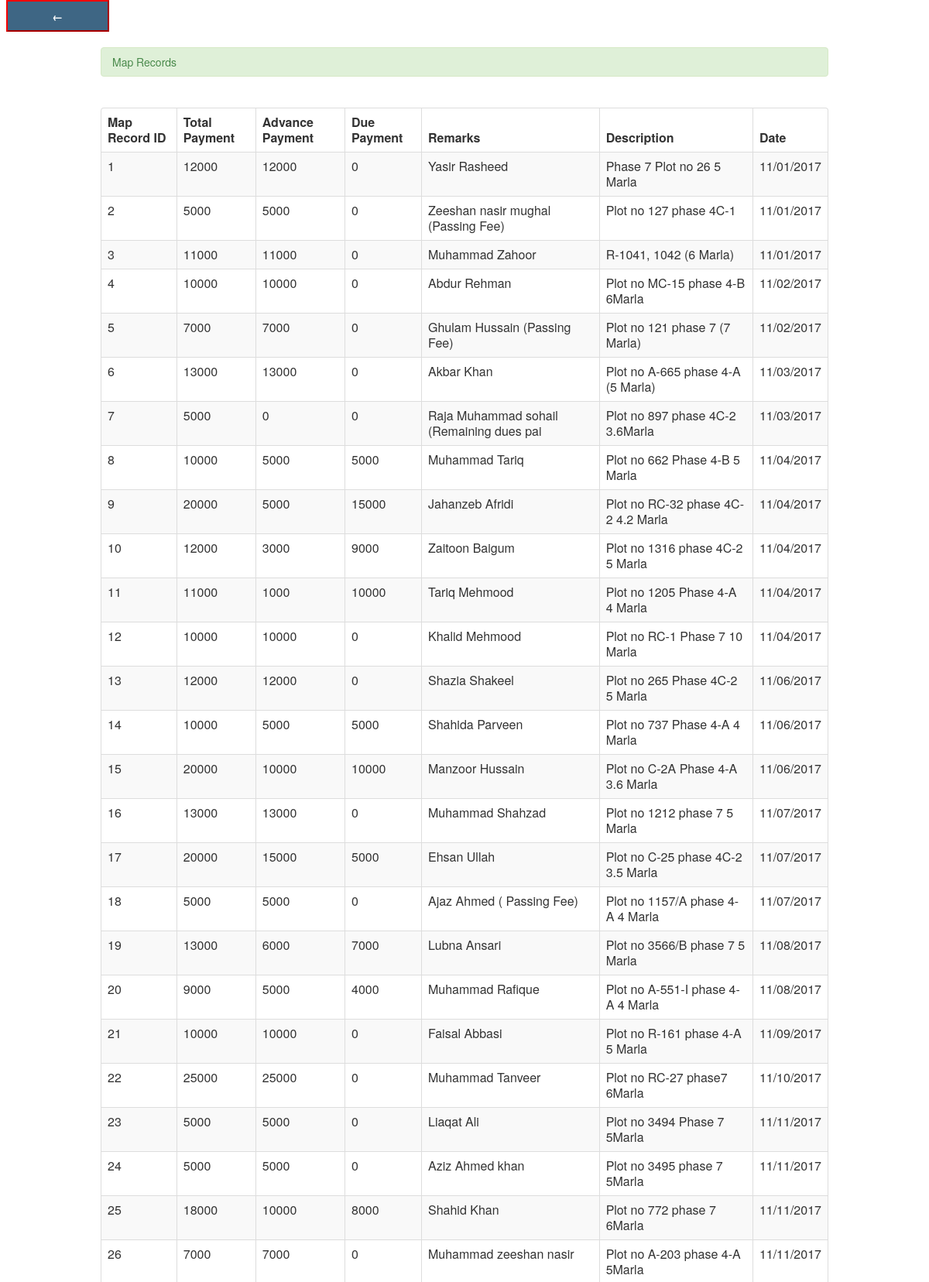
The page /pages2/view_maprecord.php (upper part) on the database its author committed.
### tables this page shows
CREATE TABLE IF NOT EXISTS `map_record` (
  `map_Id` int(11) NOT NULL AUTO_INCREMENT,
  `m_totalpayment` varchar(12) NOT NULL,
  `m_advancepayment` varchar(12) NOT NULL,
  `m_duepayment` varchar(12) NOT NULL,
  `remarks` varchar(40) NOT NULL,
  `description` varchar(150) NOT NULL,
  `m_date` varchar(15) NOT NULL,
  `dp_date` varchar(15) DEFAULT NULL,
  PRIMARY KEY (`map_Id`)
);

### pages2/view_maprecord.php (the view, shortened to what this page needs)
<head>
</head>
<?php
include('header.php');
?>
<body>
<a class="auto-style5" href="index_view1.php"><strong><span class="auto-style6">
<input class="auto-style7" style="border-bottom-color: #FF0000; border-color: #FF0000; width: 133px; height: 41px; border-left-color: #FF0000; border-right-color: #FF0000; border-top-color: #FF0000;" type="button" value="&#8592;"></span></strong></a><br>
<br>
<div class="container">
  <div class="alert alert-success">Map Records</div>
<br />
	     <table  class="table table-striped table-bordered">
                            <thead>
                                <tr>
                                    <th>Map Record ID</th>
                                    <th>Total Payment</th>
                                    <th>Advance Payment</th>
                                    <th>Due Payment</th>
                                    <th>Remarks</th>
                                    <th>Description</th>
                                    <th> Date</th>
                                </tr>
                            </thead>
                            <tbody>
							<?php
							$query=mysql_query("select * from map_record ORDER BY map_Id")or die(mysql_error());
							while($row=mysql_fetch_array($query)){
							?>
										<tr>
                                         <td><?php echo $row['map_Id'] ?></td>
                                         <td><?php echo $row['m_totalpayment'] ?></td>
                                         <td><?php echo $row['m_advancepayment'] ?></td>
                                         <td><?php echo $row['m_duepayment'] ?></td>
                                         <td><?php echo $row['remarks'] ?></td>
                                         <td><?php echo $row['description'] ?></td>
                                         <td><?php echo $row['m_date'] ?></td>
                                </tr>
						          <?php } ?>
                            </tbody>
                        </table>
</div>
</body>
</html>

### pages2/view_maprecord.php (style rules this page uses)
.auto-style5 { text-decoration: none; }
.auto-style6 { font-size: xx-large; }
.auto-style7 { color: #FFFFFF; font-weight: bold; background-color: #3E6684; }

### rows shown on the page
map_record: map_Id "1", m_totalpayment "12000", m_advancepayment "12000", m_duepayment "0", remarks "Yasir Rasheed", description "Phase 7 Plot no 26 5 Marla", m_date "11/01/2017"
map_record: map_Id "2", m_totalpayment "5000", m_advancepayment "5000", m_duepayment "0", remarks "Zeeshan nasir mughal (Passing Fee)", description "Plot no 127 phase 4C-1", m_date "11/01/2017"
map_record: map_Id "3", m_totalpayment "11000", m_advancepayment "11000", m_duepayment "0", remarks "Muhammad Zahoor", description "R-1041, 1042 (6 Marla)", m_date "11/01/2017"
map_record: map_Id "4", m_totalpayment "10000", m_advancepayment "10000", m_duepayment "0", remarks "Abdur Rehman", description "Plot no MC-15 phase 4-B 6Marla", m_date "11/02/2017"
map_record: map_Id "5", m_totalpayment "7000", m_advancepayment "7000", m_duepayment "0", remarks "Ghulam Hussain (Passing Fee)", description "Plot no 121 phase 7 (7 Marla)", m_date "11/02/2017"
map_record: map_Id "6", m_totalpayment "13000", m_advancepayment "13000", m_duepayment "0", remarks "Akbar Khan", description "Plot no A-665 phase 4-A (5 Marla)", m_date "11/03/2017"
map_record: map_Id "7", m_totalpayment "5000", m_advancepayment "0", m_duepayment "0", remarks "Raja Muhammad sohail (Remaining dues pai", description "Plot no 897 phase 4C-2 3.6Marla", m_date "11/03/2017"
map_record: map_Id "8", m_totalpayment "10000", m_advancepayment "5000", m_duepayment "5000", remarks "Muhammad Tariq", description "Plot no 662 Phase 4-B 5 Marla", m_date "11/04/2017"
map_record: map_Id "9", m_totalpayment "20000", m_advancepayment "5000", m_duepayment "15000", remarks "Jahanzeb Afridi", description "Plot no RC-32 phase 4C-2 4.2 Marla", m_date "11/04/2017"
map_record: map_Id "10", m_totalpayment "12000", m_advancepayment "3000", m_duepayment "9000", remarks "Zaitoon Baigum", description "Plot no 1316 phase 4C-2 5 Marla", m_date "11/04/2017"
map_record: map_Id "11", m_totalpayment "11000", m_advancepayment "1000", m_duepayment "10000", remarks "Tariq Mehmood", description "Plot no 1205 Phase 4-A 4 Marla", m_date "11/04/2017"
map_record: map_Id "12", m_totalpayment "10000", m_advancepayment "10000", m_duepayment "0", remarks "Khalid Mehmood", description "Plot no RC-1 Phase 7 10 Marla", m_date "11/04/2017"
map_record: map_Id "13", m_totalpayment "12000", m_advancepayment "12000", m_duepayment "0", remarks "Shazia Shakeel", description "Plot no 265 Phase 4C-2 5 Marla", m_date "11/06/2017"
map_record: map_Id "14", m_totalpayment "10000", m_advancepayment "5000", m_duepayment "5000", remarks "Shahida Parveen", description "Plot no 737 Phase 4-A 4 Marla", m_date "11/06/2017"
map_record: map_Id "15", m_totalpayment "20000", m_advancepayment "10000", m_duepayment "10000", remarks "Manzoor Hussain", description "Plot no C-2A Phase 4-A 3.6 Marla", m_date "11/06/2017"
map_record: map_Id "16", m_totalpayment "13000", m_advancepayment "13000", m_duepayment "0", remarks "Muhammad Shahzad", description "Plot no 1212 phase 7 5 Marla", m_date "11/07/2017"
map_record: map_Id "17", m_totalpayment "20000", m_advancepayment "15000", m_duepayment "5000", remarks "Ehsan Ullah", description "Plot no C-25 phase 4C-2 3.5 Marla", m_date "11/07/2017"
map_record: map_Id "18", m_totalpayment "5000", m_advancepayment "5000", m_duepayment "0", remarks "Ajaz Ahmed ( Passing Fee)", description "Plot no 1157/A phase 4-A 4 Marla", m_date "11/07/2017"
map_record: map_Id "19", m_totalpayment "13000", m_advancepayment "6000", m_duepayment "7000", remarks "Lubna Ansari", description "Plot no 3566/B phase 7 5 Marla", m_date "11/08/2017"
map_record: map_Id "20", m_totalpayment "9000", m_advancepayment "5000", m_duepayment "4000", remarks "Muhammad Rafique", description "Plot no A-551-I phase 4-A 4 Marla", m_date "11/08/2017"
map_record: map_Id "21", m_totalpayment "10000", m_advancepayment "10000", m_duepayment "0", remarks "Faisal Abbasi", description "Plot no R-161 phase 4-A 5 Marla", m_date "11/09/2017"
map_record: map_Id "22", m_totalpayment "25000", m_advancepayment "25000", m_duepayment "0", remarks "Muhammad Tanveer", description "Plot no RC-27 phase7 6Marla", m_date "11/10/2017"
map_record: map_Id "23", m_totalpayment "5000", m_advancepayment "5000", m_duepayment "0", remarks "Liaqat Ali", description "Plot no 3494 Phase 7 5Marla", m_date "11/11/2017"
map_record: map_Id "24", m_totalpayment "5000", m_advancepayment "5000", m_duepayment "0", remarks "Aziz Ahmed khan", description "Plot no 3495 phase 7 5Marla", m_date "11/11/2017"
map_record: map_Id "25", m_totalpayment "18000", m_advancepayment "10000", m_duepayment "8000", remarks "Shahid Khan", description "Plot no 772 phase 7 6Marla", m_date "11/11/2017"
map_record: map_Id "26", m_totalpayment "7000", m_advancepayment "7000", m_duepayment "0", remarks "Muhammad zeeshan nasir", description "Plot no A-203 phase 4-A 5Marla", m_date "11/11/2017"
